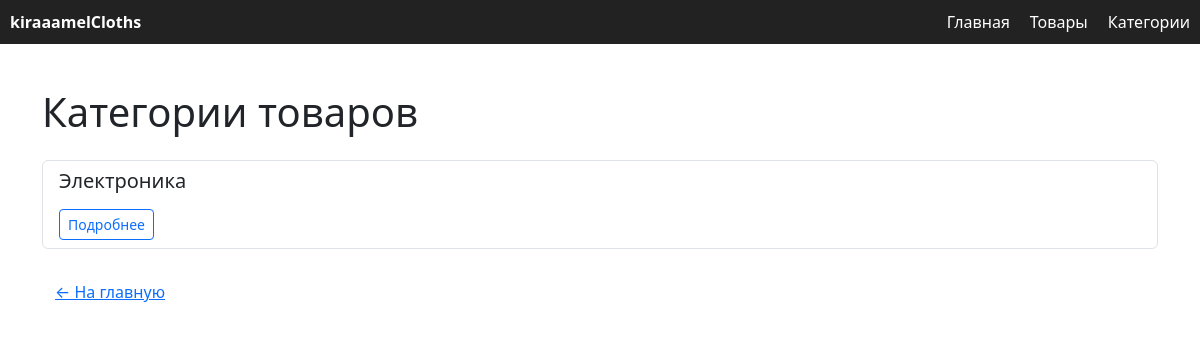
Page /categories/ on the earlier database version.
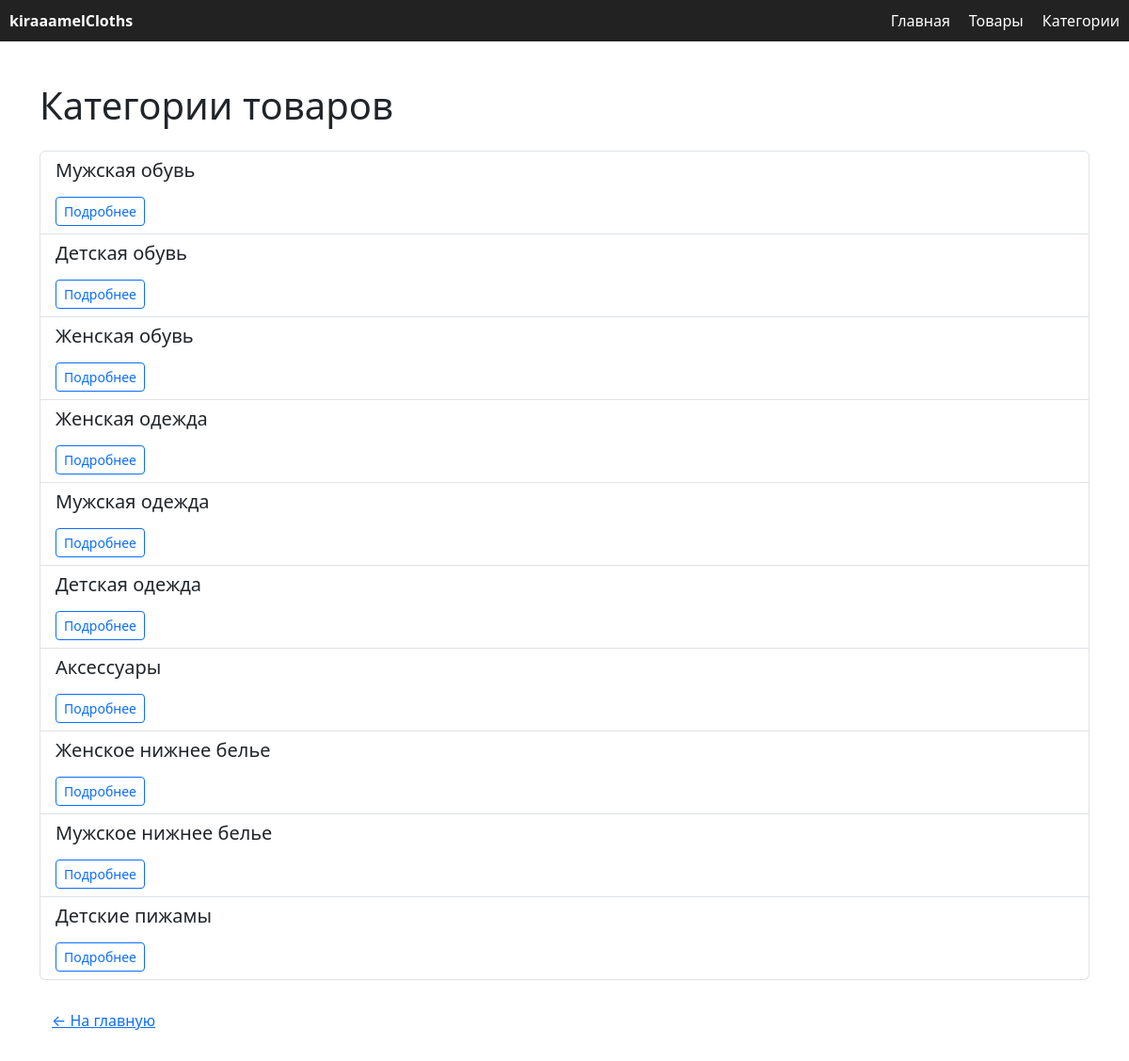
Same page on the later database version.
### shop/models.py (models this page shows, shortened)
class ProductCategory(models.Model):
    name = models.CharField(max_length=100, verbose_name="Название категории")
    description = models.TextField(blank=True, verbose_name="Описание категории")
    created_at = models.DateTimeField(auto_now_add=True, verbose_name="Дата создания")
    class Meta:
        verbose_name = "Категория товара"
        verbose_name_plural = "Категории товаров"

### shop/views.py (the view)
# urls.py: path('categories/', views.category_list, name='category_list'),
def category_list(request):
    categories = ProductCategory.objects.annotate(
        product_count=Count('products', distinct=True),  # Кол-во товаров в категории
        ordered_items_count=Count('products__order_items', distinct=True),  # Кол-во заказанных позиций
        total_quantity_ordered=Sum('products__order_items__quantity'),  # Суммарное кол-во заказанных товаров
    )
    return render(request, 'category_list.html', {'categories': categories})

### shop/templates/category_list.html (shortened to what this page needs)
<!DOCTYPE html>
<html lang="ru">
<head>
    <link href="https://cdn.jsdelivr.net/npm/bootstrap@5.3.0/dist/css/bootstrap.min.css" rel="stylesheet">
</head>
<body>
<nav style="background-color: #222; padding: 10px; margin-bottom: 20px;">
    <div style="max-width: 1200px; margin: 0 auto; display: flex; justify-content: space-between; align-items: center; color: white;">
        <a href="{% url 'shop:home' %}" style="color: white; font-weight: bold; text-decoration: none;">kiraaamelCloths</a>
        <ul style="list-style: none; display: flex; gap: 20px; margin: 0; padding: 0;">
            <li><a href="{% url 'shop:home' %}" style="color: white; text-decoration: none;">Главная</a></li>
            <li><a href="{% url 'shop:product_list' %}" style="color: white; text-decoration: none;">Товары</a></li>
            <li><a href="{% url 'shop:category_list' %}" style="color: white; text-decoration: none;">Категории</a></li>
        </ul>
    </div>
</nav>
<div class="container py-4">
    <h1 class="mb-4">Категории товаров</h1>
    <ul class="list-group mb-4">
        {% for category in categories %}
            <li class="list-group-item">
                <h5>{{ category.name }}</h5>
                <a href="{% url 'shop:category_list' %}" class="btn btn-sm btn-outline-primary">Подробнее</a>
            </li>
        {% empty %}
            <li class="list-group-item">Категории не найдены.</li>
        {% endfor %}
    </ul>
    <a href="{% url 'shop:home' %}" class="btn btn-link">← На главную</a>
</div>
</body>
</html>

Differences in the rows shown:
changed ProductCategory: name "Электроника" → "Мужская обувь"
added ProductCategory: name "Детская обувь"
added ProductCategory: name "Женская обувь"
added ProductCategory: name "Женская одежда"
added ProductCategory: name "Мужская одежда"
added ProductCategory: name "Детская одежда"
added ProductCategory: name "Аксессуары"
added ProductCategory: name "Женское нижнее белье"
added ProductCategory: name "Мужское нижнее белье"
added ProductCategory: name "Детские пижамы"
